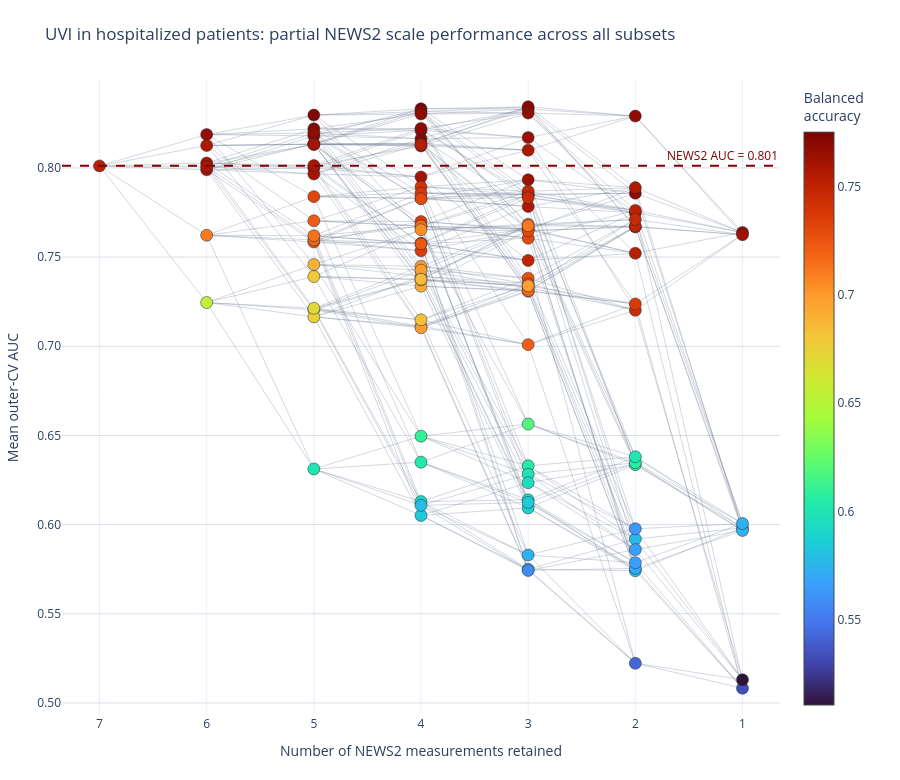

The notebook cell this image was saved under:
### Markdown cell above
#### Subset performance and parameter removal

### Code cell
make_scale_branching_subset_plot(
    results_uvi_hosp, FEATURES, news2_auc=auc_uvi_hosp,
    title='UVI in hospitalized patients',
).show()

### Figure 1 — Plotly figure (JSON) as saved in the notebook; plotly's stock layout.template omitted (floating-point values rounded to 4 significant figures; data arrays with more than 128 entries replaced by an {"elided": "..."} marker saying what was removed)
{"data": [{"hoverinfo": "skip", "line": {"color": "rgba(100, 116, 139, 0.28)", "width": 1}, "mode": "lines", "type": "scatter", "x": {"elided": "1323 int values"}, "y": {"elided": "1323 float values"}}, {"customdata": {"elided": "127x6 mixed values"}, "hovertemplate": "<b>%{customdata[0]}</b><br>AUC: %{customdata[1]:.3f}<br>Balanced accuracy: %{customdata[2]:.3f}<br>Sensitivity: %{customdata[3]:.3f}<br>Specificity: %{customdata[4]:.3f}<br>Mean inner-selected threshold: %{customdata[5]:.3f}<extra></extra>", "marker": {"cmax": 0.7753, "cmin": 0.5105, "color": [0.7522, 0.7661, 0.7616, 0.7598, 0.7593, 0.7574, 0.7107, 0.6555, 0.7724, 0.7722, 0.7715, 0.7684, 0.768, 0.7659, 0.7615, 0.7605, 0.7602, 0.7595, 0.7317, 0.7253, 0.7222, 0.7164, 0.7139, 0.6902, 0.6783, 0.6771, 0.6756, 0.6702, 0.5996, 0.7753, 0.7749, 0.7708, 0.7704, 0.7686, 0.768, 0.7679, 0.7607, 0.7586, 0.7538, 0.7497, 0.7439, 0.7402, 0.7384, 0.7362, 0.7358, 0.7305, 0.7243, 0.724, 0.7143, 0.708, 0.7043, 0.6998, 0.6992, 0.6991, 0.6978, 0.694, 0.6877, 0.6848, 0.683, 0.6096, 0.6034, 0.591, 0.5835, 0.5792, 0.7734, 0.7704, 0.7669, 0.7643, 0.7635, 0.7631, 0.7577, 0.7576, 0.7519, 0.7499, 0.7495, 0.7475, 0.7451, 0.7392, 0.7318, 0.7303, 0.73, 0.7268, 0.7266, 0.7206, 0.7202, 0.7183, 0.7177, 0.7107, 0.6973, 0.6192, 0.6039, 0.5991, 0.5942, 0.5939, 0.5874, 0.5844, 0.5798, 0.5741, 0.5574, 0.7685, 0.7677, 0.7628, 0.7564, 0.7532, 0.7528, 0.7513, 0.7496, 0.746, 0.7436, 0.7366, 0.6078, 0.6064, 0.6014, 0.5798, 0.5778, 0.5697, 0.567, 0.5665, 0.5629, 0.5423, 0.7638, 0.7625, 0.5817, 0.5744, 0.5735, 0.5331, 0.5105], "colorbar": {"title": {"text": "Balanced<br>accuracy"}}, "colorscale": [[0, "#30123b"], [0.07143, "#4145ab"], [0.1429, "#4675ed"], [0.2143, "#39a2fc"], [0.2857, "#1bcfd4"], [0.3571, "#24eca6"], [0.4286, "#61fc6c"], [0.5, "#a4fc3b"], [0.5714, "#d1e834"], [0.6429, "#f3c63a"], [0.7143, "#fe9b2d"], [0.7857, "#f36315"], [0.8571, "#d93806"], [0.9286, "#b11901"], [1, "#7a0402"]], "line": {"color": "#1f2937", "width": 0.5}, "size": 12}, "mode": "markers", "type": "scatter", "x": [7, 6, 6, 6, 6, 6, 6, 6, 5, 5, 5, 5, 5, 5, 5, 5, 5, 5, 5, 5, 5, 5, 5, 5, 5, 5, 5, 5, 5, 4, 4, 4, 4, 4, 4, 4, 4, 4, 4, 4, 4, 4, 4, 4, 4, 4, 4, 4, 4, 4, 4, 4, 4, 4, 4, 4, 4, 4, 4, 4, 4, 4, 4, 4, 3, 3, 3, 3, 3, 3, 3, 3, 3, 3, 3, 3, 3, 3, 3, 3, 3, 3, 3, 3, 3, 3, 3, 3, 3, 3, 3, 3, 3, 3, 3, 3, 3, 3, 3, 2, 2, 2, 2, 2, 2, 2, 2, 2, 2, 2, 2, 2, 2, 2, 2, 2, 2, 2, 2, 2, 1, 1, 1, 1, 1, 1, 1], "y": [0.8011, 0.8187, 0.7989, 0.8028, 0.8008, 0.8126, 0.7622, 0.7245, 0.818, 0.8296, 0.8219, 0.8196, 0.7999, 0.8135, 0.8132, 0.7966, 0.8133, 0.8013, 0.7839, 0.7585, 0.7704, 0.7597, 0.762, 0.7458, 0.7391, 0.7204, 0.7165, 0.7213, 0.6312, 0.8211, 0.8332, 0.8164, 0.8316, 0.8222, 0.8302, 0.8138, 0.7949, 0.8123, 0.8131, 0.783, 0.7578, 0.7894, 0.786, 0.7699, 0.7536, 0.7827, 0.7574, 0.7672, 0.7675, 0.7393, 0.7653, 0.7448, 0.7113, 0.7104, 0.7427, 0.7337, 0.7372, 0.7376, 0.7148, 0.6496, 0.635, 0.6129, 0.6052, 0.6108, 0.8331, 0.8343, 0.8307, 0.817, 0.7852, 0.7934, 0.8099, 0.7784, 0.7658, 0.7481, 0.7848, 0.7869, 0.7833, 0.7653, 0.7329, 0.7606, 0.7647, 0.7382, 0.735, 0.7009, 0.7684, 0.7308, 0.7312, 0.7676, 0.7339, 0.6564, 0.633, 0.6282, 0.6235, 0.6139, 0.6094, 0.6124, 0.575, 0.583, 0.5743, 0.7858, 0.8291, 0.7749, 0.789, 0.7669, 0.7522, 0.7762, 0.7672, 0.7711, 0.7202, 0.7237, 0.6336, 0.6347, 0.638, 0.5741, 0.5919, 0.5755, 0.5786, 0.586, 0.5976, 0.5223, 0.7638, 0.7625, 0.5982, 0.5967, 0.6006, 0.5083, 0.513]}], "layout": {"annotations": [{"font": {"color": "#7A0403"}, "showarrow": false, "text": "NEWS2 AUC = 0.801", "x": 1, "xanchor": "right", "xref": "x domain", "y": 0.8012, "yanchor": "bottom", "yref": "y"}], "height": 780, "margin": {"b": 65, "l": 35, "r": 120, "t": 80}, "shapes": [{"line": {"color": "#7A0403", "dash": "dash", "width": 2}, "type": "line", "x0": 0, "x1": 1, "xref": "x domain", "y0": 0.8012, "y1": 0.8012, "yref": "y"}], "showlegend": false, "title": {"text": "UVI in hospitalized patients: partial NEWS2 scale performance across all subsets"}, "xaxis": {"range": [7.35, 0.65], "tickmode": "array", "ticktext": ["1", "2", "3", "4", "5", "6", "7"], "tickvals": [1, 2, 3, 4, 5, 6, 7], "title": {"text": "Number of NEWS2 measurements retained"}}, "yaxis": {"gridcolor": "rgba(148, 163, 184, 0.35)", "range": [0.4933, 0.8493], "tickformat": ".2f", "title": {"text": "Mean outer-CV AUC"}, "zeroline": false}}}
